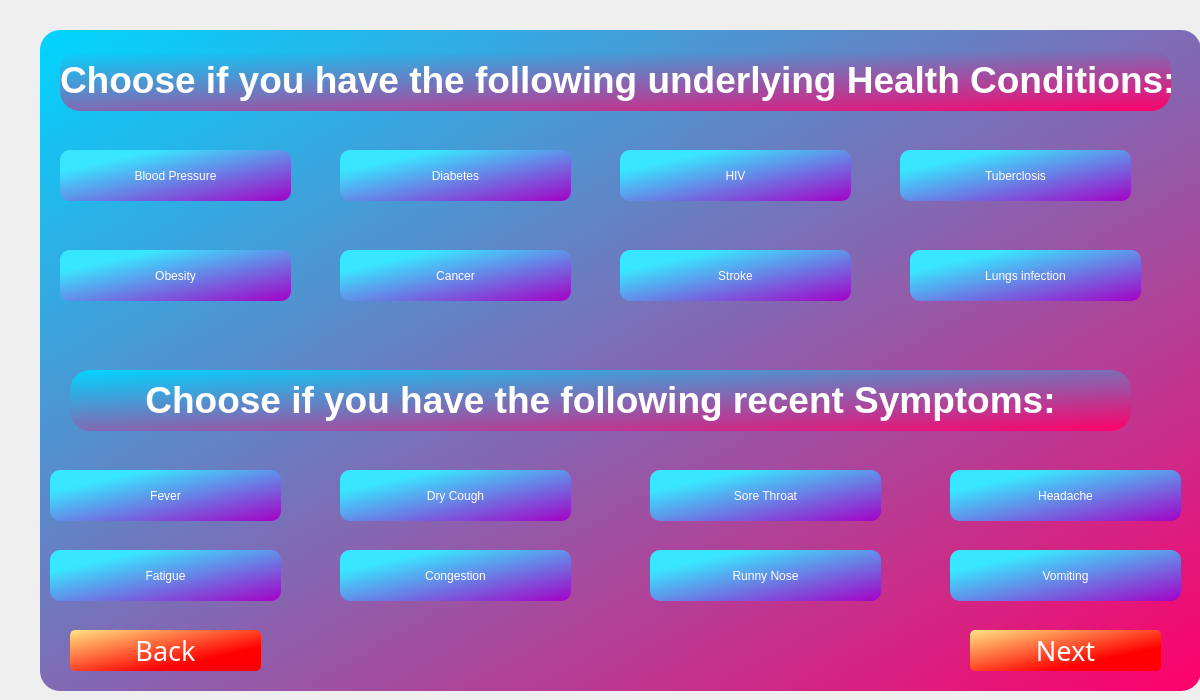
<?xml version="1.0" encoding="UTF-8"?>
<ui version="4.0">
 <class>Quepage3</class>
 <widget class="QDialog" name="Quepage3">
  <property name="geometry">
   <rect>
    <x>0</x>
    <y>0</y>
    <width>1200</width>
    <height>700</height>
   </rect>
  </property>
  <property name="windowTitle">
   <string>Dialog</string>
  </property>
  <property name="styleSheet">
   <string notr="true"/>
  </property>
  <widget class="QGroupBox" name="groupbox_quepage3">
   <property name="geometry">
    <rect>
     <x>40</x>
     <y>30</y>
     <width>1161</width>
     <height>661</height>
    </rect>
   </property>
   <property name="styleSheet">
    <string notr="true">background-color: qlineargradient(spread:reflect, x1:0, y1:0, x2:1, y2:1, stop:0 rgba(0, 213, 255, 255), stop:1 rgba(255, 0, 106, 255));
border-radius: 20px;</string>
   </property>
   <property name="title">
    <string/>
   </property>
   <property name="alignment">
    <set>Qt::AlignCenter</set>
   </property>
   <widget class="QLabel" name="que7">
    <property name="geometry">
     <rect>
      <x>20</x>
      <y>20</y>
      <width>1111</width>
      <height>61</height>
     </rect>
    </property>
    <property name="font">
     <font>
      <family>Segoe UI</family>
      <pointsize>36</pointsize>
      <italic>false</italic>
      <bold>true</bold>
      <strikeout>false</strikeout>
     </font>
    </property>
    <property name="layoutDirection">
     <enum>Qt::LeftToRight</enum>
    </property>
    <property name="autoFillBackground">
     <bool>false</bool>
    </property>
    <property name="styleSheet">
     <string notr="true">font: 600 36pt &quot;Segoe UI&quot;;
color: rgb(255, 255, 255);

</string>
    </property>
    <property name="text">
     <string>&lt;html&gt;&lt;head/&gt;&lt;body&gt;&lt;p&gt;&lt;span style=&quot; font-size:28pt;&quot;&gt;Choose if you have the following underlying Health Conditions:&lt;/span&gt;&lt;/p&gt;&lt;/body&gt;&lt;/html&gt;</string>
    </property>
    <property name="alignment">
     <set>Qt::AlignCenter</set>
    </property>
   </widget>
   <widget class="QPushButton" name="que7_opt1">
    <property name="geometry">
     <rect>
      <x>20</x>
      <y>120</y>
      <width>231</width>
      <height>51</height>
     </rect>
    </property>
    <property name="sizePolicy">
     <sizepolicy hsizetype="Preferred" vsizetype="Fixed">
      <horstretch>0</horstretch>
      <verstretch>0</verstretch>
     </sizepolicy>
    </property>
    <property name="styleSheet">
     <string notr="true">font: 600  20pt &quot;Segoe UI&quot;;
color: rgb(255, 255, 255);
background-color: qlineargradient(spread:pad, x1:0, y1:0, x2:1, y2:1, stop:0.210227 rgba(57, 230, 255, 255), stop:1 rgba(165, 0, 198, 255));
border-radius: 10px;</string>
    </property>
    <property name="text">
     <string>Blood Pressure</string>
    </property>
   </widget>
   <widget class="QPushButton" name="que7_opt2">
    <property name="geometry">
     <rect>
      <x>300</x>
      <y>120</y>
      <width>231</width>
      <height>51</height>
     </rect>
    </property>
    <property name="sizePolicy">
     <sizepolicy hsizetype="Preferred" vsizetype="Fixed">
      <horstretch>0</horstretch>
      <verstretch>0</verstretch>
     </sizepolicy>
    </property>
    <property name="styleSheet">
     <string notr="true">font: 600  20pt &quot;Segoe UI&quot;;
color: rgb(255, 255, 255);
background-color: qlineargradient(spread:pad, x1:0, y1:0, x2:1, y2:1, stop:0.210227 rgba(57, 230, 255, 255), stop:1 rgba(165, 0, 198, 255));
border-radius: 10px;</string>
    </property>
    <property name="text">
     <string>Diabetes</string>
    </property>
   </widget>
   <widget class="QPushButton" name="que7_opt3">
    <property name="geometry">
     <rect>
      <x>580</x>
      <y>120</y>
      <width>231</width>
      <height>51</height>
     </rect>
    </property>
    <property name="sizePolicy">
     <sizepolicy hsizetype="Preferred" vsizetype="Fixed">
      <horstretch>0</horstretch>
      <verstretch>0</verstretch>
     </sizepolicy>
    </property>
    <property name="styleSheet">
     <string notr="true">font: 600  20pt &quot;Segoe UI&quot;;
color: rgb(255, 255, 255);
background-color: qlineargradient(spread:pad, x1:0, y1:0, x2:1, y2:1, stop:0.210227 rgba(57, 230, 255, 255), stop:1 rgba(165, 0, 198, 255));
border-radius: 10px;</string>
    </property>
    <property name="text">
     <string>HIV</string>
    </property>
   </widget>
   <widget class="QPushButton" name="que7_opt4">
    <property name="geometry">
     <rect>
      <x>860</x>
      <y>120</y>
      <width>231</width>
      <height>51</height>
     </rect>
    </property>
    <property name="sizePolicy">
     <sizepolicy hsizetype="Preferred" vsizetype="Fixed">
      <horstretch>0</horstretch>
      <verstretch>0</verstretch>
     </sizepolicy>
    </property>
    <property name="styleSheet">
     <string notr="true">font: 600  20pt &quot;Segoe UI&quot;;
color: rgb(255, 255, 255);
background-color: qlineargradient(spread:pad, x1:0, y1:0, x2:1, y2:1, stop:0.210227 rgba(57, 230, 255, 255), stop:1 rgba(165, 0, 198, 255));
border-radius: 10px;</string>
    </property>
    <property name="text">
     <string>Tuberclosis</string>
    </property>
   </widget>
   <widget class="QPushButton" name="que7_opt5">
    <property name="geometry">
     <rect>
      <x>20</x>
      <y>220</y>
      <width>231</width>
      <height>51</height>
     </rect>
    </property>
    <property name="sizePolicy">
     <sizepolicy hsizetype="Preferred" vsizetype="Fixed">
      <horstretch>0</horstretch>
      <verstretch>0</verstretch>
     </sizepolicy>
    </property>
    <property name="styleSheet">
     <string notr="true">font: 600  20pt &quot;Segoe UI&quot;;
color: rgb(255, 255, 255);
background-color: qlineargradient(spread:pad, x1:0, y1:0, x2:1, y2:1, stop:0.210227 rgba(57, 230, 255, 255), stop:1 rgba(165, 0, 198, 255));
border-radius: 10px;</string>
    </property>
    <property name="text">
     <string>Obesity</string>
    </property>
   </widget>
   <widget class="QPushButton" name="que7_opt6">
    <property name="geometry">
     <rect>
      <x>300</x>
      <y>220</y>
      <width>231</width>
      <height>51</height>
     </rect>
    </property>
    <property name="sizePolicy">
     <sizepolicy hsizetype="Preferred" vsizetype="Fixed">
      <horstretch>0</horstretch>
      <verstretch>0</verstretch>
     </sizepolicy>
    </property>
    <property name="styleSheet">
     <string notr="true">font: 600  20pt &quot;Segoe UI&quot;;
color: rgb(255, 255, 255);
background-color: qlineargradient(spread:pad, x1:0, y1:0, x2:1, y2:1, stop:0.210227 rgba(57, 230, 255, 255), stop:1 rgba(165, 0, 198, 255));
border-radius: 10px;</string>
    </property>
    <property name="text">
     <string>Cancer</string>
    </property>
   </widget>
   <widget class="QPushButton" name="que7_opt7">
    <property name="geometry">
     <rect>
      <x>580</x>
      <y>220</y>
      <width>231</width>
      <height>51</height>
     </rect>
    </property>
    <property name="sizePolicy">
     <sizepolicy hsizetype="Preferred" vsizetype="Fixed">
      <horstretch>0</horstretch>
      <verstretch>0</verstretch>
     </sizepolicy>
    </property>
    <property name="styleSheet">
     <string notr="true">font: 600  20pt &quot;Segoe UI&quot;;
color: rgb(255, 255, 255);
background-color: qlineargradient(spread:pad, x1:0, y1:0, x2:1, y2:1, stop:0.210227 rgba(57, 230, 255, 255), stop:1 rgba(165, 0, 198, 255));
border-radius: 10px;</string>
    </property>
    <property name="text">
     <string>Stroke</string>
    </property>
   </widget>
   <widget class="QPushButton" name="que7_opt8">
    <property name="geometry">
     <rect>
      <x>870</x>
      <y>220</y>
      <width>231</width>
      <height>51</height>
     </rect>
    </property>
    <property name="sizePolicy">
     <sizepolicy hsizetype="Preferred" vsizetype="Fixed">
      <horstretch>0</horstretch>
      <verstretch>0</verstretch>
     </sizepolicy>
    </property>
    <property name="styleSheet">
     <string notr="true">font: 600  20pt &quot;Segoe UI&quot;;
color: rgb(255, 255, 255);
background-color: qlineargradient(spread:pad, x1:0, y1:0, x2:1, y2:1, stop:0.210227 rgba(57, 230, 255, 255), stop:1 rgba(165, 0, 198, 255));
border-radius: 10px;</string>
    </property>
    <property name="text">
     <string>Lungs infection</string>
    </property>
   </widget>
   <widget class="QLabel" name="que8">
    <property name="geometry">
     <rect>
      <x>30</x>
      <y>340</y>
      <width>1061</width>
      <height>61</height>
     </rect>
    </property>
    <property name="font">
     <font>
      <family>Segoe UI</family>
      <pointsize>36</pointsize>
      <italic>false</italic>
      <bold>true</bold>
      <strikeout>false</strikeout>
     </font>
    </property>
    <property name="layoutDirection">
     <enum>Qt::LeftToRight</enum>
    </property>
    <property name="autoFillBackground">
     <bool>false</bool>
    </property>
    <property name="styleSheet">
     <string notr="true">font: 600 36pt &quot;Segoe UI&quot;;
color: rgb(255, 255, 255);

</string>
    </property>
    <property name="text">
     <string>&lt;html&gt;&lt;head/&gt;&lt;body&gt;&lt;p&gt;&lt;span style=&quot; font-size:28pt;&quot;&gt;Choose if you have the following recent Symptoms:&lt;/span&gt;&lt;/p&gt;&lt;/body&gt;&lt;/html&gt;</string>
    </property>
    <property name="alignment">
     <set>Qt::AlignCenter</set>
    </property>
   </widget>
   <widget class="QPushButton" name="que8_opt1">
    <property name="geometry">
     <rect>
      <x>10</x>
      <y>440</y>
      <width>231</width>
      <height>51</height>
     </rect>
    </property>
    <property name="sizePolicy">
     <sizepolicy hsizetype="Preferred" vsizetype="Fixed">
      <horstretch>0</horstretch>
      <verstretch>0</verstretch>
     </sizepolicy>
    </property>
    <property name="styleSheet">
     <string notr="true">font: 600  20pt &quot;Segoe UI&quot;;
color: rgb(255, 255, 255);
background-color: qlineargradient(spread:pad, x1:0, y1:0, x2:1, y2:1, stop:0.210227 rgba(57, 230, 255, 255), stop:1 rgba(165, 0, 198, 255));
border-radius: 10px;</string>
    </property>
    <property name="text">
     <string>Fever</string>
    </property>
   </widget>
   <widget class="QPushButton" name="que8_opt4">
    <property name="geometry">
     <rect>
      <x>910</x>
      <y>440</y>
      <width>231</width>
      <height>51</height>
     </rect>
    </property>
    <property name="sizePolicy">
     <sizepolicy hsizetype="Preferred" vsizetype="Fixed">
      <horstretch>0</horstretch>
      <verstretch>0</verstretch>
     </sizepolicy>
    </property>
    <property name="styleSheet">
     <string notr="true">font: 600  20pt &quot;Segoe UI&quot;;
color: rgb(255, 255, 255);
background-color: qlineargradient(spread:pad, x1:0, y1:0, x2:1, y2:1, stop:0.210227 rgba(57, 230, 255, 255), stop:1 rgba(165, 0, 198, 255));
border-radius: 10px;</string>
    </property>
    <property name="text">
     <string>Headache</string>
    </property>
   </widget>
   <widget class="QPushButton" name="back_quepage3">
    <property name="geometry">
     <rect>
      <x>30</x>
      <y>600</y>
      <width>191</width>
      <height>41</height>
     </rect>
    </property>
    <property name="sizePolicy">
     <sizepolicy hsizetype="Minimum" vsizetype="MinimumExpanding">
      <horstretch>0</horstretch>
      <verstretch>0</verstretch>
     </sizepolicy>
    </property>
    <property name="font">
     <font>
      <family>Arial Rounded MT Bold</family>
      <pointsize>20</pointsize>
      <italic>false</italic>
      <bold>false</bold>
     </font>
    </property>
    <property name="styleSheet">
     <string notr="true">background-color: qlineargradient(spread:reflect, x1:0, y1:0, x2:1, y2:1, stop:0 rgba(255, 229, 131, 255), stop:0.710227 rgba(255, 0, 0, 255));
font: 20pt &quot;Arial Rounded MT Bold&quot;;
border-radius: 5px;
color: rgb(255, 255, 255);</string>
    </property>
    <property name="text">
     <string>Back</string>
    </property>
   </widget>
   <widget class="QPushButton" name="next_quepage3">
    <property name="geometry">
     <rect>
      <x>930</x>
      <y>600</y>
      <width>191</width>
      <height>41</height>
     </rect>
    </property>
    <property name="sizePolicy">
     <sizepolicy hsizetype="Minimum" vsizetype="MinimumExpanding">
      <horstretch>0</horstretch>
      <verstretch>0</verstretch>
     </sizepolicy>
    </property>
    <property name="font">
     <font>
      <family>Arial Rounded MT Bold</family>
      <pointsize>20</pointsize>
      <italic>false</italic>
      <bold>false</bold>
     </font>
    </property>
    <property name="styleSheet">
     <string notr="true">background-color: qlineargradient(spread:reflect, x1:0, y1:0, x2:1, y2:1, stop:0 rgba(255, 229, 131, 255), stop:0.710227 rgba(255, 0, 0, 255));
font: 20pt &quot;Arial Rounded MT Bold&quot;;
border-radius: 5px;
color: rgb(255, 255, 255);</string>
    </property>
    <property name="text">
     <string>Next</string>
    </property>
   </widget>
   <widget class="QPushButton" name="que8_opt2">
    <property name="geometry">
     <rect>
      <x>300</x>
      <y>440</y>
      <width>231</width>
      <height>51</height>
     </rect>
    </property>
    <property name="sizePolicy">
     <sizepolicy hsizetype="Preferred" vsizetype="Fixed">
      <horstretch>0</horstretch>
      <verstretch>0</verstretch>
     </sizepolicy>
    </property>
    <property name="styleSheet">
     <string notr="true">font: 600  20pt &quot;Segoe UI&quot;;
color: rgb(255, 255, 255);
background-color: qlineargradient(spread:pad, x1:0, y1:0, x2:1, y2:1, stop:0.210227 rgba(57, 230, 255, 255), stop:1 rgba(165, 0, 198, 255));
border-radius: 10px;</string>
    </property>
    <property name="text">
     <string>Dry Cough</string>
    </property>
   </widget>
   <widget class="QPushButton" name="que8_opt5">
    <property name="geometry">
     <rect>
      <x>10</x>
      <y>520</y>
      <width>231</width>
      <height>51</height>
     </rect>
    </property>
    <property name="sizePolicy">
     <sizepolicy hsizetype="Preferred" vsizetype="Fixed">
      <horstretch>0</horstretch>
      <verstretch>0</verstretch>
     </sizepolicy>
    </property>
    <property name="styleSheet">
     <string notr="true">font: 600  20pt &quot;Segoe UI&quot;;
color: rgb(255, 255, 255);
background-color: qlineargradient(spread:pad, x1:0, y1:0, x2:1, y2:1, stop:0.210227 rgba(57, 230, 255, 255), stop:1 rgba(165, 0, 198, 255));
border-radius: 10px;</string>
    </property>
    <property name="text">
     <string>Fatigue</string>
    </property>
   </widget>
   <widget class="QPushButton" name="que8_opt6">
    <property name="geometry">
     <rect>
      <x>300</x>
      <y>520</y>
      <width>231</width>
      <height>51</height>
     </rect>
    </property>
    <property name="sizePolicy">
     <sizepolicy hsizetype="Preferred" vsizetype="Fixed">
      <horstretch>0</horstretch>
      <verstretch>0</verstretch>
     </sizepolicy>
    </property>
    <property name="styleSheet">
     <string notr="true">font: 600  20pt &quot;Segoe UI&quot;;
color: rgb(255, 255, 255);
background-color: qlineargradient(spread:pad, x1:0, y1:0, x2:1, y2:1, stop:0.210227 rgba(57, 230, 255, 255), stop:1 rgba(165, 0, 198, 255));
border-radius: 10px;</string>
    </property>
    <property name="text">
     <string>Congestion</string>
    </property>
   </widget>
   <widget class="QPushButton" name="que8_opt8">
    <property name="geometry">
     <rect>
      <x>910</x>
      <y>520</y>
      <width>231</width>
      <height>51</height>
     </rect>
    </property>
    <property name="sizePolicy">
     <sizepolicy hsizetype="Preferred" vsizetype="Fixed">
      <horstretch>0</horstretch>
      <verstretch>0</verstretch>
     </sizepolicy>
    </property>
    <property name="styleSheet">
     <string notr="true">font: 600  20pt &quot;Segoe UI&quot;;
color: rgb(255, 255, 255);
background-color: qlineargradient(spread:pad, x1:0, y1:0, x2:1, y2:1, stop:0.210227 rgba(57, 230, 255, 255), stop:1 rgba(165, 0, 198, 255));
border-radius: 10px;</string>
    </property>
    <property name="text">
     <string>Vomiting</string>
    </property>
   </widget>
   <widget class="QPushButton" name="que8_opt3">
    <property name="geometry">
     <rect>
      <x>610</x>
      <y>440</y>
      <width>231</width>
      <height>51</height>
     </rect>
    </property>
    <property name="sizePolicy">
     <sizepolicy hsizetype="Preferred" vsizetype="Fixed">
      <horstretch>0</horstretch>
      <verstretch>0</verstretch>
     </sizepolicy>
    </property>
    <property name="styleSheet">
     <string notr="true">font: 600  20pt &quot;Segoe UI&quot;;
color: rgb(255, 255, 255);
background-color: qlineargradient(spread:pad, x1:0, y1:0, x2:1, y2:1, stop:0.210227 rgba(57, 230, 255, 255), stop:1 rgba(165, 0, 198, 255));
border-radius: 10px;</string>
    </property>
    <property name="text">
     <string>Sore Throat</string>
    </property>
   </widget>
   <widget class="QPushButton" name="que8_opt7">
    <property name="geometry">
     <rect>
      <x>610</x>
      <y>520</y>
      <width>231</width>
      <height>51</height>
     </rect>
    </property>
    <property name="sizePolicy">
     <sizepolicy hsizetype="Preferred" vsizetype="Fixed">
      <horstretch>0</horstretch>
      <verstretch>0</verstretch>
     </sizepolicy>
    </property>
    <property name="styleSheet">
     <string notr="true">font: 600  20pt &quot;Segoe UI&quot;;
color: rgb(255, 255, 255);
background-color: qlineargradient(spread:pad, x1:0, y1:0, x2:1, y2:1, stop:0.210227 rgba(57, 230, 255, 255), stop:1 rgba(165, 0, 198, 255));
border-radius: 10px;</string>
    </property>
    <property name="text">
     <string>Runny Nose</string>
    </property>
   </widget>
  </widget>
 </widget>
 <resources/>
 <connections/>
</ui>
